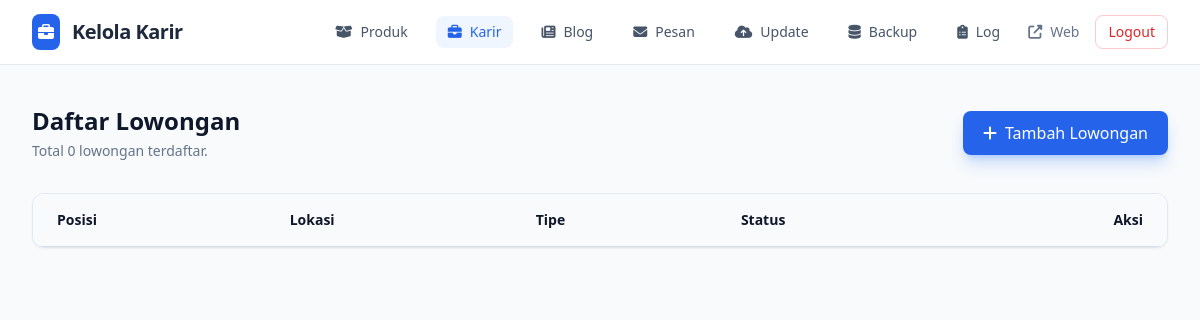
/admin/careers.php (signed in), run on an earlier commit of the app's database.
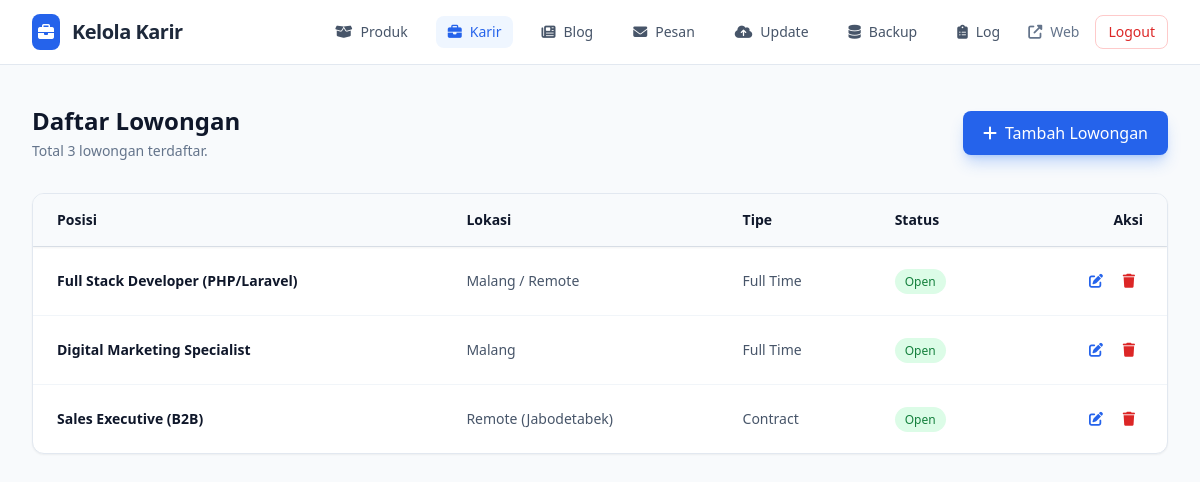
And on a later commit of the database.
### tables this page shows
CREATE TABLE careers (
    id INT AUTO_INCREMENT PRIMARY KEY,
    title VARCHAR(255) NOT NULL,
    location VARCHAR(100) NOT NULL,
    type VARCHAR(50) NOT NULL,
    status ENUM('Open', 'Closed') DEFAULT 'Open',
    created_at TIMESTAMP DEFAULT CURRENT_TIMESTAMP
);

### admin/careers.php (the view, shortened to what this page needs)
<?php
require_once '../api/db.php';
$stmt = $pdo->query("SELECT * FROM careers ORDER BY created_at DESC");
$careers = $stmt->fetchAll(PDO::FETCH_ASSOC);
?>
<!DOCTYPE html>
<html lang="id">
<head>
    <script src="https://cdn.tailwindcss.com"></script>
    <link rel="stylesheet" href="https://cdnjs.cloudflare.com/ajax/libs/font-awesome/6.4.0/css/all.min.css">
</head>
<body class="bg-slate-50 text-slate-800 font-sans antialiased">
    <?php
    $pageTitle = 'Kelola Karir';
    $pageIcon = 'briefcase';
    require_once 'header.php';
    ?>
    <main class="max-w-7xl mx-auto px-4 sm:px-6 lg:px-8 py-10">
        <div class="flex justify-between items-center mb-8">
            <div>
                <h1 class="text-2xl font-bold text-slate-900">Daftar Lowongan</h1>
                <p class="text-slate-500 text-sm mt-1">Total <?php echo count($careers); ?> lowongan terdaftar.</p>
            </div>
            <button onclick="openModal()" class="bg-blue-600 hover:bg-blue-700 text-white px-5 py-2.5 rounded-lg font-medium shadow-lg shadow-blue-500/30 transition-all flex items-center gap-2">
                <i class="fa-solid fa-plus"></i> Tambah Lowongan
            </button>
        </div>
        <div class="bg-white rounded-xl shadow-sm border border-slate-200 overflow-hidden">
            <div class="overflow-auto max-h-[75vh]">
                <table class="w-full text-left text-sm text-slate-600">
                    <thead class="bg-slate-50 text-slate-900 font-semibold border-b border-slate-200 sticky top-0 z-10 shadow-sm">
                        <tr>
                            <th class="px-6 py-4">Posisi</th>
                            <th class="px-6 py-4">Lokasi</th>
                            <th class="px-6 py-4">Tipe</th>
                            <th class="px-6 py-4">Status</th>
                            <th class="px-6 py-4 text-right">Aksi</th>
                        </tr>
                    </thead>
                    <tbody class="divide-y divide-slate-100">
                        <?php foreach ($careers as $job): ?>
                        <tr>
                            <td class="px-6 py-4 font-bold text-slate-900"><?php echo htmlspecialchars($job['title']); ?></td>
                            <td class="px-6 py-4"><?php echo htmlspecialchars($job['location']); ?></td>
                            <td class="px-6 py-4"><?php echo htmlspecialchars($job['type']); ?></td>
                            <td class="px-6 py-4">
                                <span class="px-2.5 py-1 rounded-full text-xs font-medium <?php echo $job['status'] === 'Open' ? 'bg-green-100 text-green-700' : 'bg-slate-100 text-slate-600'; ?>">
                                    <?php echo $job['status']; ?>
                                </span>
                            </td>
                            <td class="px-6 py-4 text-right">
                                <button onclick='editData(<?php echo json_encode($job); ?>)' class="p-2 text-blue-600 hover:bg-blue-50 rounded-lg"><i class="fa-solid fa-pen-to-square"></i></button>
                                <form method="POST" onsubmit="return confirm('Hapus lowongan ini?');" class="inline">
                                    <button type="submit" class="p-2 text-red-600 hover:bg-red-50 rounded-lg"><i class="fa-solid fa-trash"></i></button>
                                </form>
                            </td>
                        </tr>
                        <?php endforeach; ?>
                    </tbody>
                </table>
            </div>
        </div>
    </main>
</body>
</html>

### admin/header.php (shortened to what this page needs)
<?php
function navClass($targetTitle, $currentTitle) {
    $base = "text-sm font-medium flex items-center gap-2 px-3 py-1.5 rounded-lg transition";
    if ($targetTitle === $currentTitle) {
        return $base . " bg-blue-50 text-blue-600";
    }
    return $base . " text-slate-600 hover:text-blue-600 hover:bg-slate-50";
}
?>
<nav class="bg-white border-b border-slate-200 sticky top-0 z-30">
    <div class="max-w-7xl mx-auto px-4 sm:px-6 lg:px-8">
        <div class="flex justify-between items-center h-16">
            <div class="flex items-center gap-3">
                <div class="bg-blue-600 text-white p-1.5 rounded-lg"><i class="fa-solid fa-<?= $pageIcon ?>"></i></div>
                <span class="font-bold text-xl tracking-tight"><?= $pageTitle ?></span>
            </div>
            <div class="flex items-center gap-4">
                <a href="index" class="<?= navClass('Admin Panel', $pageTitle) ?>">
                    <i class="fa-solid fa-box-open"></i> Produk
                </a>
                <a href="careers" class="<?= navClass('Kelola Karir', $pageTitle) ?>">
                    <i class="fa-solid fa-briefcase"></i> Karir
                </a>
                <a href="blog.php" class="<?= navClass('Manajemen Blog', $pageTitle) ?>">
                    <i class="fa-solid fa-newspaper"></i> Blog
                </a>
                <a href="messages" class="<?= navClass('Pesan Masuk', $pageTitle) ?>">
                    <i class="fa-solid fa-envelope"></i> Pesan
                </a>
                <a href="update" class="<?= navClass('Update System', $pageTitle) ?>">
                    <i class="fa-solid fa-cloud-arrow-up"></i> Update
                </a>
                <a href="backups" class="<?= navClass('Manajemen Backup', $pageTitle) ?>">
                    <i class="fa-solid fa-database"></i> Backup
                </a>
                <a href="logs" class="<?= navClass('Log Update', $pageTitle) ?>">
                    <i class="fa-solid fa-clipboard-list"></i> Log
                </a>
                <a href="../index.html" target="_blank" class="text-sm text-slate-500 hover:text-blue-600 flex items-center gap-2">
                    <i class="fa-solid fa-external-link-alt"></i> Web
                </a>
                <a href="index?action=logout" class="text-sm font-medium text-red-600 hover:text-red-700 border border-red-200 px-3 py-1.5 rounded-lg hover:bg-red-50 transition">Logout</a>
            </div>
        </div>
    </div>
</nav>

What changed in the data, as far as the page shows it:
added careers: title "Full Stack Developer (PHP/Laravel)", location "Malang / Remote", type "Full Time", status "Open"
added careers: title "Digital Marketing Specialist", location "Malang", type "Full Time", status "Open"
added careers: title "Sales Executive (B2B)", location "Remote (Jabodetabek)", type "Contract", status "Open"
Also different on the page:
count($careers): "0" → "3"
